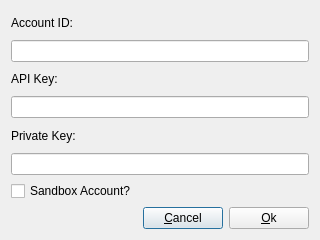
<?xml version="1.0" encoding="UTF-8"?>
<ui version="4.0">
 <class>SetupDialog</class>
 <widget class="QDialog" name="SetupDialog">
  <property name="windowModality">
   <enum>Qt::ApplicationModal</enum>
  </property>
  <property name="geometry">
   <rect>
    <x>0</x>
    <y>0</y>
    <width>320</width>
    <height>240</height>
   </rect>
  </property>
  <property name="windowTitle">
   <string>Setup Account</string>
  </property>
  <layout class="QGridLayout" name="gridLayout">
   <item row="0" column="0">
    <layout class="QVBoxLayout" name="verticalLayout_2">
     <item>
      <layout class="QVBoxLayout" name="verticalLayout">
       <item>
        <widget class="QLabel" name="label">
         <property name="text">
          <string>Account ID:</string>
         </property>
        </widget>
       </item>
       <item>
        <widget class="QLineEdit" name="accountIdLE"/>
       </item>
       <item>
        <widget class="QLabel" name="label_2">
         <property name="text">
          <string>API Key:</string>
         </property>
        </widget>
       </item>
       <item>
        <widget class="QLineEdit" name="apiKeyLE"/>
       </item>
       <item>
        <widget class="QLabel" name="label_3">
         <property name="text">
          <string>Private Key:</string>
         </property>
        </widget>
       </item>
       <item>
        <widget class="QLineEdit" name="privateKeyLE"/>
       </item>
       <item>
        <widget class="QCheckBox" name="sandboxCB">
         <property name="text">
          <string>Sandbox Account?</string>
         </property>
        </widget>
       </item>
      </layout>
     </item>
     <item>
      <layout class="QHBoxLayout" name="horizontalLayout">
       <item>
        <spacer name="horizontalSpacer">
         <property name="orientation">
          <enum>Qt::Horizontal</enum>
         </property>
         <property name="sizeHint" stdset="0">
          <size>
           <width>40</width>
           <height>20</height>
          </size>
         </property>
        </spacer>
       </item>
       <item>
        <widget class="QPushButton" name="cancelButton">
         <property name="text">
          <string>&amp;Cancel</string>
         </property>
        </widget>
       </item>
       <item>
        <widget class="QPushButton" name="okButton">
         <property name="text">
          <string>&amp;Ok</string>
         </property>
        </widget>
       </item>
      </layout>
     </item>
    </layout>
   </item>
  </layout>
 </widget>
 <resources/>
 <connections/>
</ui>
